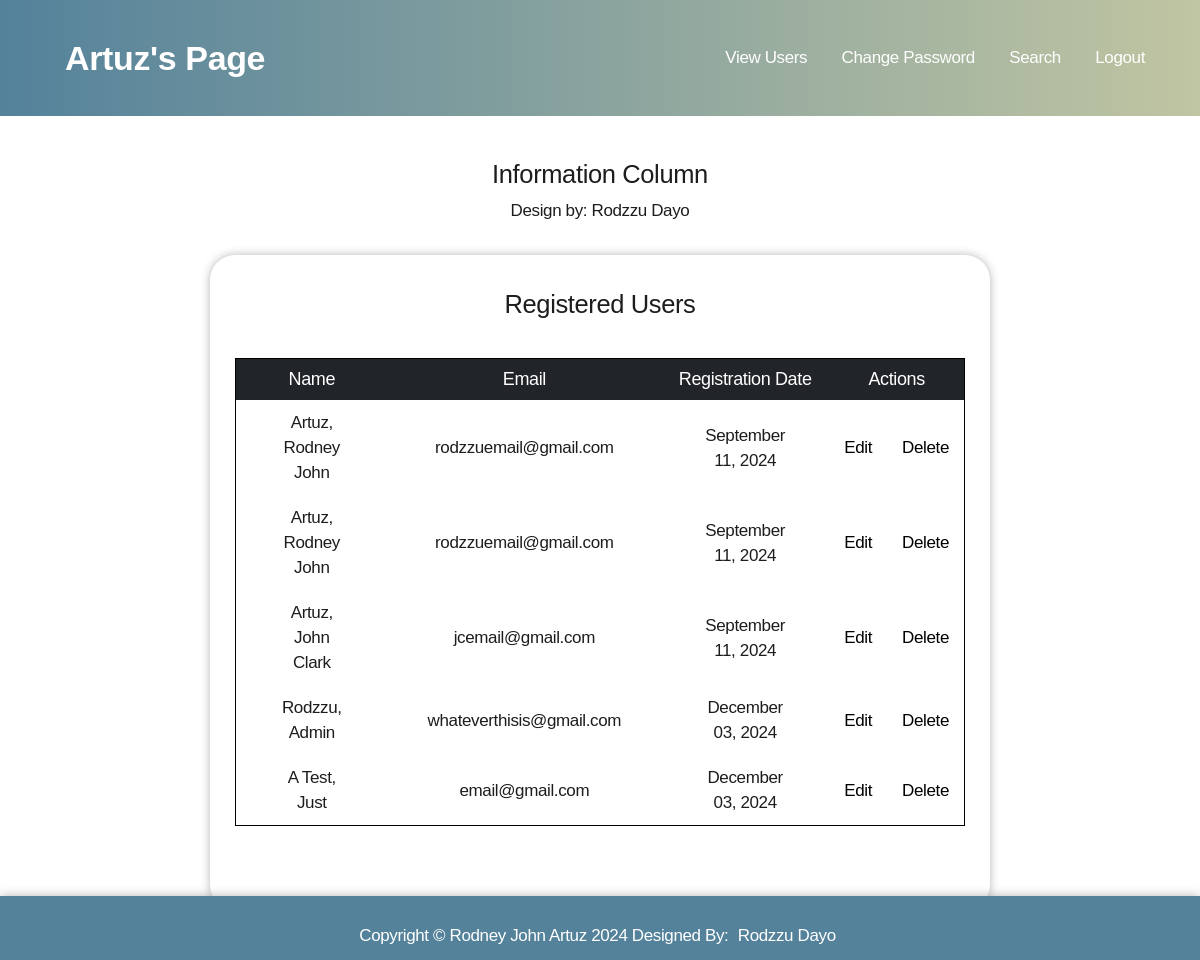
Screenshot of /register_view_users.php (signed in) with the database file from the repository.
### tables this page shows
CREATE TABLE `users` (
  `user_id` mediumint(8) UNSIGNED NOT NULL,
  `fname` varchar(30) NOT NULL,
  `lname` varchar(30) NOT NULL,
  `email` varchar(50) NOT NULL,
  `psword` char(65) NOT NULL,
  `registration_date` datetime DEFAULT NULL,
  `user_level` tinyint(1) UNSIGNED NOT NULL
);

### register_view_users.php (the view, shortened to what this page needs)
<!doctype html>
<html lang= "en">
<head>
	<link rel="stylesheet" type= "text/css" href = "stylesartuz.css">
</head>
<body>
	<div id= "topbar">
		<?php include('header.php'); ?>
		<?php include('nav_admin.php'); ?>
		</div>
	<div id= "container">
		<?php include('info-col.php'); ?>
		<div id= "content">
			<h2> Registered Users </h2>
			<p>
				<?php
				require('mysqli_connect.php');
				$q = "SELECT user_id, lname, fname, email, DATE_FORMAT(registration_date, '%M %d, %Y' ) as regdate
				FROM users ORDER BY registration_date ASC";
				$result = @mysqli_query($dbcon, $q);
				if($result){
					echo '<table>
					<tr class= "column_head">
					<td class= "column1"> Name </td>
					<td class= "column2"> Email </td>
					<td class= "column3"> Registration Date </td>
					<td class= "column4" colspan = 2> Actions </td>
					</tr>';
					while($row = mysqli_fetch_array ($result, MYSQLI_ASSOC)){
						echo '<tr>
						<td class= "rows"> ' .$row['lname']. ', '.$row['fname']. '</td>
						<td class= "rows"> ' .$row['email']. '</td>
						<td class= "rows"> ' .$row['regdate']. '</td>
						<td><a class = "edit" href = "edit_user.php?id='.$row['user_id'].'">Edit</a></td>
						<td><a class = "delete" href="delete_user.php?id='.$row['user_id'].'">Delete</a></td>
						</tr>';
					} echo '</table>';
				} else {
					echo '<p class="error"> The current users cannot be retrieved due to system error,
					please report this error to the system admin. Error Code: 123.</p>';
				}
				?>
			</p>
		</div>
	</div>
	<?php include('footer.php'); ?>
</body>
</html>

### header.php
<div id= "header">
	<h1> <a href= "index.php" title = "Page 1">Artuz's Page</a></h1>
</div>

### nav_admin.php
<div id= "nav">
	<ul>
		<li><a href= "register_view_users.php" title = "View Users"> View Users </a></li>
		<li><a href= "edit_user.php" title = "Change Password"> Change Password </a></li>
		<li><a href= "register_view_users.php" title = "Search"> Search </a></li>
		<li><a href= "index.php" title = "Logout"> Logout </a></li>
	</ul>
</div>

### info-col.php
<div id="info-col">
	<h2 id= "heading">Information Column</h2>
	<div id="col-text">
		<p id= "head-col"> Design by: Rodzzu Dayo</p>
		</div>
</div>

### footer.php
<div id= "footer">
	<p>Copyright &copy; Rodney John Artuz 2024 Designed By: <a href="https://fb.me/profile.php/"> Rodzzu Dayo </a></p>
</div>

### stylesartuz.css (style rules this page uses)
body { background-color: var(--sk-body-background-color, #fff); color: var(--sk-body-text-color, #1d1d1f); font-family: Poppins, sans-serif; font-size: 17px; font-style: normal; font-weight: 400; letter-spacing: -.022em; line-height: 1.4705882353; margin: 0; padding: 0; box-sizing: border-box; }
#topbar { background: linear-gradient(to right, #54829b, #c0c5a2); padding: 10px; width: 100%; text-align: center; color: white; display: flex; align-items: center; justify-content: flex-start; }
#content { background-color: white; padding: 10px 25px 50px 25px; margin: 15px 0 50px 0; border-radius: 25px; box-shadow: 0 0 10px #0000004A; max-width: 100%; width: 65%; display: flex; justify-content: center; align-items: center; text-align: center; flex-direction: column; overflow: hidden; }
#container { background-color: white; padding: 0; margin: 0; display: flex; justify-content: center; align-items: center; flex-direction: column; box-sizing: border-box; }
#header { margin-right: auto; margin-left: 50px; }
#nav { margin-right: 20px; }
#nav ul li { margin-right: 20px; display: inline; color: black; }
#info-col { display: flex; justify-content: center; align-items: center; flex-direction: column; }
#head-col { margin-top: 5px; }
#heading { margin-top: 40px; }
h1 { font-weight: 600; }
h2 { margin-bottom: 0; font-weight: 500; }
#footer { background-color: #54829b; padding: 10px; box-shadow: 0 0 10px #0000004A; width: 100%; color: white; position: fixed; left: 0; bottom: 0; height: 4rem; text-align: center; }
a { color: white; padding: 8px; margin: -3px; border-radius: 10px; text-decoration: none; }
a.edit { color: black; padding: 8px; margin: -3px; border-radius: 10px; text-decoration: none; }
a.delete { color: black; padding: 8px; margin: -3px; border-radius: 10px; text-decoration: none; }
* { box-sizing: border-box; }
table { border: 0.5px solid black; border-radius: 10px; border-collapse: collapse; }
td { padding-left: 10px; padding-right: 10px; }
.column_head { background-color: #212529; font-size: 18px; color: #fff; line-height: 1.2; border-collapse: collapse; }
.column1 { color: white; width: 260px; padding-top: 10px; padding-bottom: 10px; }
.column2 { width: 160px; padding-left: 70px; padding-right: 70px; }
.column3 { width: 245px; }
.column4 { width: 180px; }
.rows { width: 200px; background-color: #fff; padding-left: 40px; padding-right: 40px; padding-top: 10px; padding-bottom: 10px; }

### rows the page displays
users: lname "Artuz", fname "Rodney John", email "rodzzuemail@gmail.com", regdate "September 11, 2024"
users: lname "Artuz", fname "Rodney John", email "rodzzuemail@gmail.com", regdate "September 11, 2024"
users: lname "Artuz", fname "John Clark", email "jcemail@gmail.com", regdate "September 11, 2024"
users: lname "Rodzzu", fname "Admin", email "whateverthisis@gmail.com", regdate "December 03, 2024"
users: lname "A Test", fname "Just", email "email@gmail.com", regdate "December 03, 2024"
